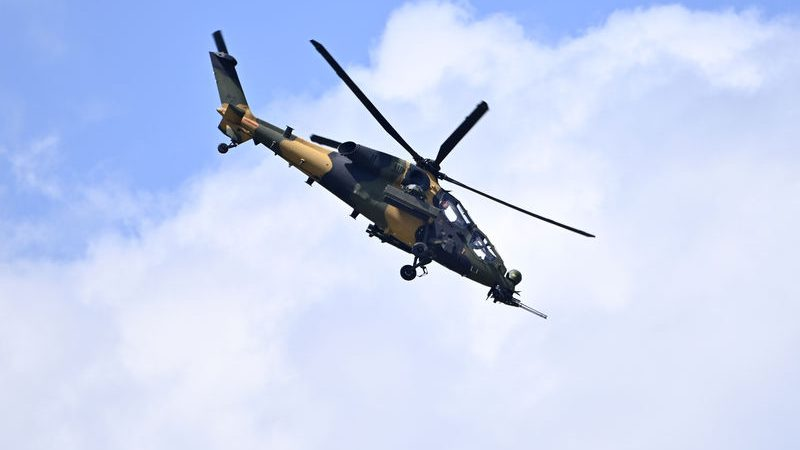
#> input picture Goruntu_Isleme_Kurslari_Ve_Calismalari/Goruntu_Isleme/temelVeriOnIslemeUygulamalri/images/atak.jpg, 800 x 450 px, found by its file name
$ python matrisILE_donusum_duzeyi.py
#> lines starting #> are read from the running program, lines starting #| are printed output that depends on the picture
import cv2
import numpy as np

img = cv2.imread("atak.jpg",0)
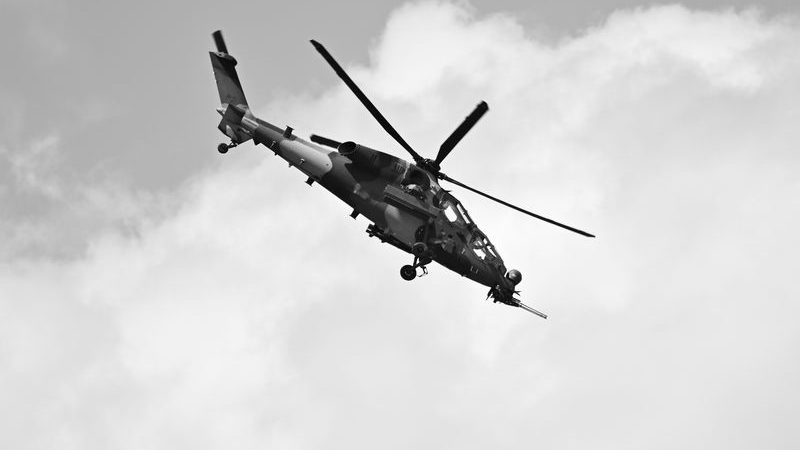
#> img: shape (450, 800); min 0, max 255, mean 210

row , col = img.shape # satır , sütün
#> row = 450; col = 800

M = np.float32([[1,0,50],[0,1,100]]) #• transformasyon yani dönüşüm matrisi
# matristeki 50 ve 100 değeri resimdeki siyah bölgeleri temsil ediyor yani o siyah bölgler kadar kaydırma yapılıyor

dst = cv2.warpAffine(img, M, (row, col))
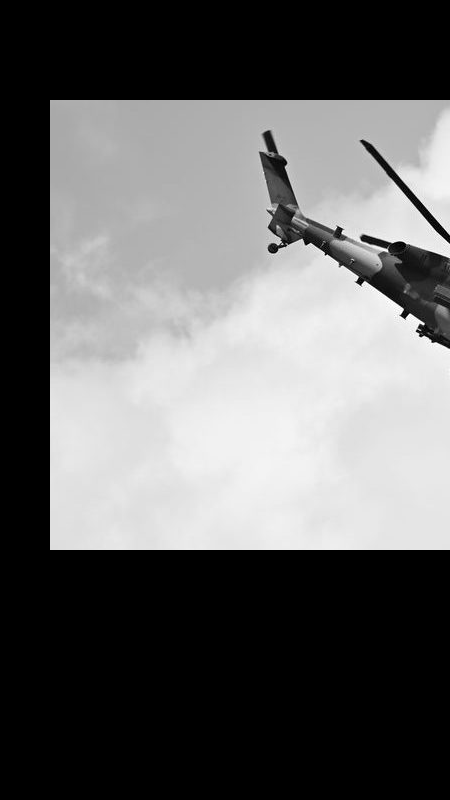
#> dst: shape (800, 450); min 0, max 255, mean 100.6

cv2.imshow("dst", dst)
# print(row)
# print(col)

cv2.imshow("atak", img)
cv2.waitKey(0)
cv2.destroyAllWindows()

$ run again, with Goruntu_Isleme_Kurslari_Ve_Calismalari/Goruntu_Isleme/temelVeriOnIslemeUygulamalri/images/smile.jpg copied over Goruntu_Isleme_Kurslari_Ve_Calismalari/Goruntu_Isleme/temelVeriOnIslemeUygulamalri/images/atak.jpg
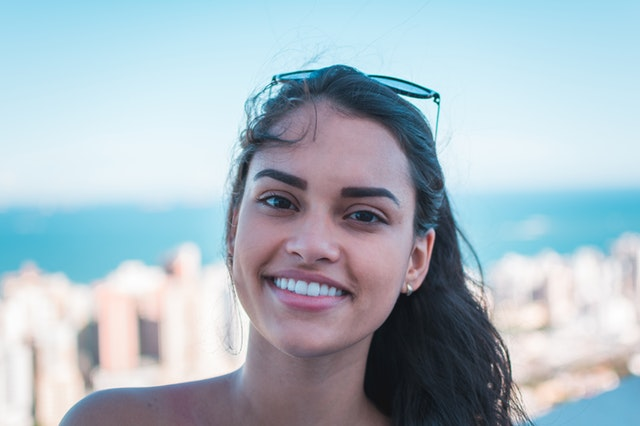
#> input picture Goruntu_Isleme_Kurslari_Ve_Calismalari/Goruntu_Isleme/temelVeriOnIslemeUygulamalri/images/smile.jpg, 640 x 426 px, found by its file name
#> `img = cv2.imread("atak.jpg",0)`:
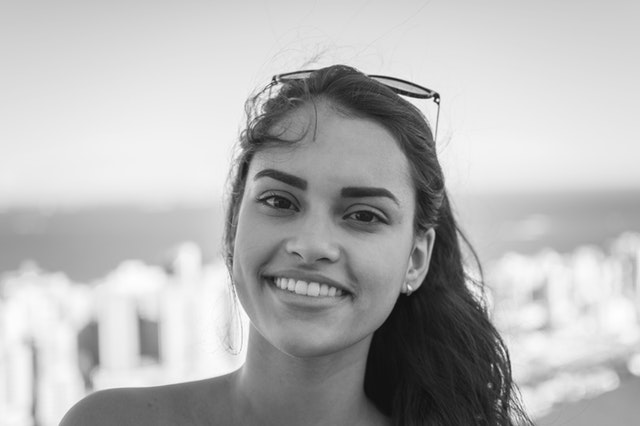
#> img: shape (426, 640); min 12, max 255, mean 181.5
#> `dst = cv2.warpAffine(img, M, (row, col))`:
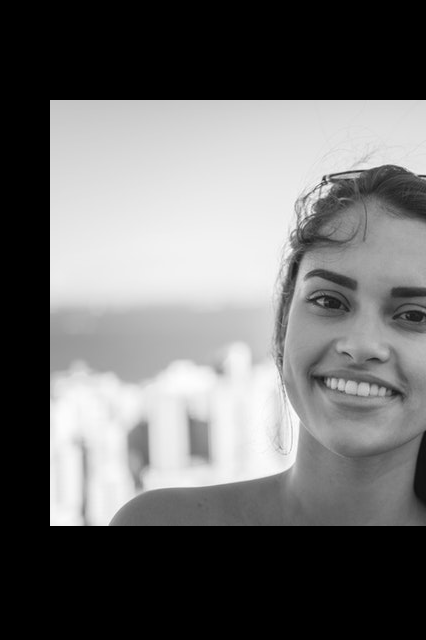
#> dst: shape (640, 426); min 0, max 255, mean 108.8
